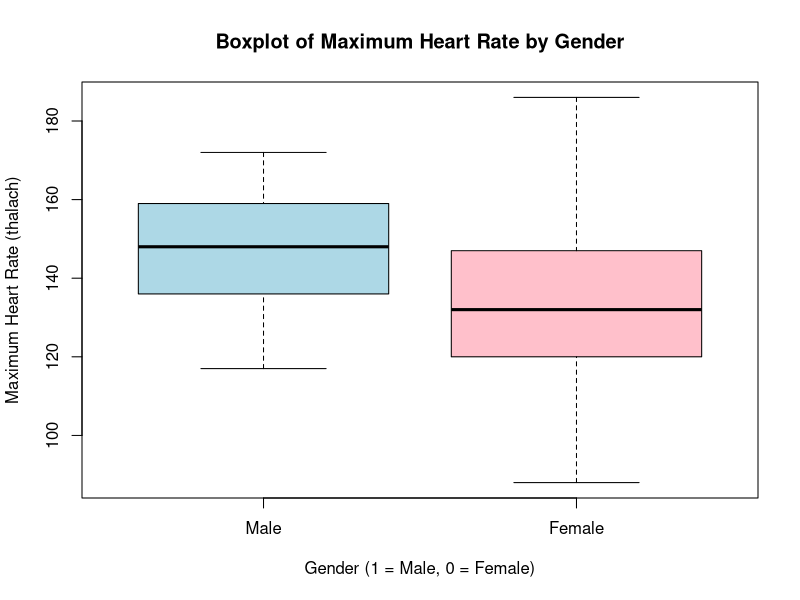
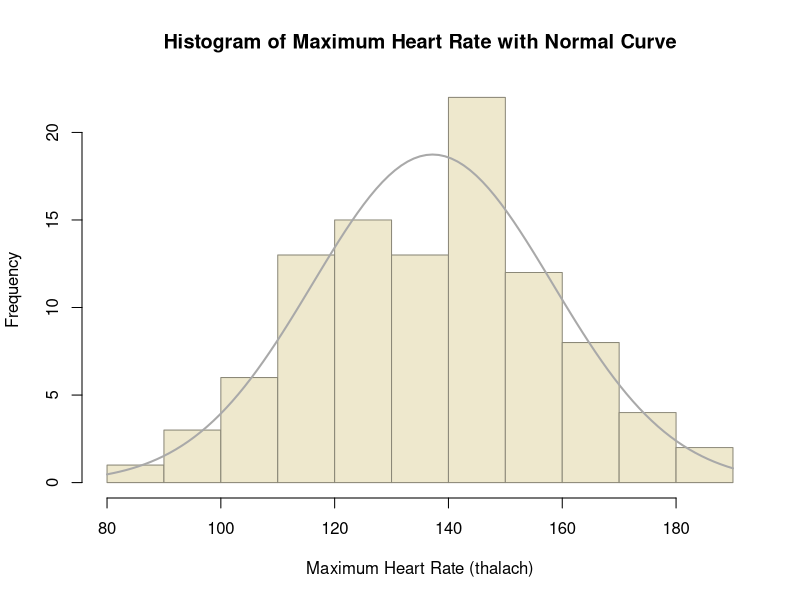

Generate these figures, in order, with R:
library(readxl)

heart_data <- read_excel("heart.xls")
head(heart_data)

filtered_data <- subset(heart_data, exang == 1)
head(filtered_data)

boxplot(
  thalach ~ sex,
  data = filtered_data,
  main = "Boxplot of Maximum Heart Rate by Gender",
  xlab = "Gender (1 = Male, 0 = Female)",
  ylab = "Maximum Heart Rate (thalach)",
  col = c("lightblue", "pink"),
  names = c("Male", "Female")
)

attach(filtered_data)

hist(
  thalach,
  breaks = 10,
  probability = FALSE, # Hiển thị frequency
  main = "Histogram of Maximum Heart Rate with Normal Curve",
  xlab = "Maximum Heart Rate (thalach)",
  col = "cornsilk2",
  border = "cornsilk4"
)

curve(
  dnorm(x, mean = mean(thalach), sd = sd(thalach)) * length(thalach) * diff(hist(thalach, breaks = 10, plot = FALSE)$breaks)[1],
  col = "darkgrey",
  lwd = 2,
  add = TRUE
)

detach(filtered_data)

shapiro.test(filtered_data$thalach[filtered_data$sex == 0])
shapiro.test(filtered_data$thalach[filtered_data$sex == 1])

install.packages("car")
install.packages("car", repos = "https://cran.rstudio.com/")
library(car)
str(filtered_data)
filtered_data$sex <- as.factor(filtered_data$sex)
leveneTest(thalach ~ sex, data = filtered_data)

t_test_result <- t.test(thalach ~ sex, data = filtered_data, var.equal = TRUE)
print(t_test_result)
